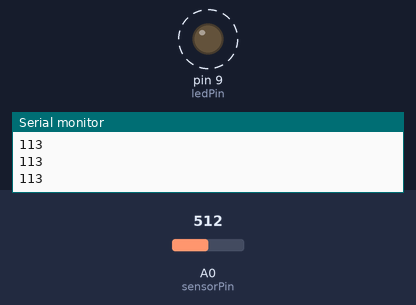
Recording of a sketch running on a simulated Arduino Uno, built with avr-gcc and run on an emulated ATmega328P. Parts: output pins drawn as LEDs (lit = HIGH), the last lines printed to the serial monitor. Dashed ring = blinking. The inputs (shaded band) are chosen by the test bench; at power-on: A0 (sensorPin) = 512.

Above: at 1.07 s.
1.3 s: A0 (sensorPin) set to 306
4.3 s: A0 (sensorPin) set to 122
At 5.6 s:
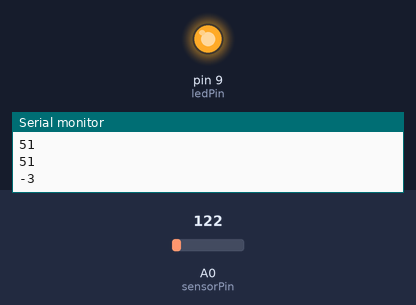
Timing chart, 0 to 7.3 s (numbered marks = the images above; inputs shaded):
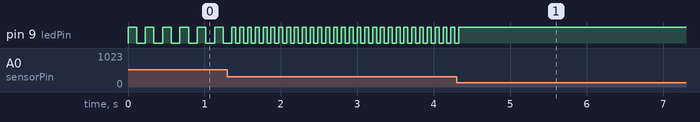

Measured:
- after the input at 1.3 s, pin 9 (ledPin): alternates HIGH for 0.05 s and LOW for 0.05 s, starting after 0.11 s
- after the input at 4.3 s, pin 9 (ledPin): goes on until 4.3 s, then stays HIGH
- by itself, pin 9 (ledPin): alternates HIGH for 0.11 s and LOW for 0.11 s

The sketch:

Led_blink_with_LDR.ino
```cpp
const int ledPin = 9;      // led pin connected to digital pin 9
const int sensorPin = A0;    // sensorPin connected to analog pin A0

//the next two lines set the minimum and maximum delays between blink

const int minimumduration = 100;    //minimum delay between blink
const int maximumduration = 1000;   //maximum delay between blink

void setup() {
  pinMode(ledPin, OUTPUT);      //set the led pin for output
  Serial.begin(9600);        //initialize the serial communication

}

void loop()
{
  int rate = analogRead(sensorPin);          //read the analog input

  //the next line scales the delay between minimum and maximum value

  rate = map(rate, 200, 800, minimumduration,maximumduration);       //map the blink delay
  rate = rate / 5;
  Serial.println(rate);           // print rate to serial monitor
  digitalWrite(ledPin, HIGH);      // led pin on
  delay(rate);                    // wait duration on light level
  digitalWrite(ledPin, LOW);      // led pin off
  delay(rate);


}
```
